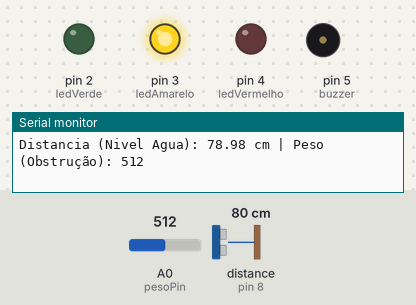
Simulated run of this sketch. Board: Arduino Uno, built with avr-gcc and run on an emulated ATmega328P. Shown: output pins drawn as LEDs (lit = HIGH), buzzer (waves = sounding, pin HIGH), the last lines printed to the serial monitor. Wiring (inferred from the names in the program): ultrasonic range finder: trigger pin 9; echo pin 8. The test bench sets the inputs (shaded band); at power-on: distance to the obstacle (sensor on pin 8) 80 cm, A0 (pesoPin) = 512. The echo pulse lasts 58.3 µs per cm; pins used as bus, display or sensor lines are not drawn.

Above: at 1.8 s.
1.9 s: distance to the obstacle (sensor on pin 8) set to 7 cm
3.4 s: distance to the obstacle (sensor on pin 8) set to 4 cm
At 4.8 s:
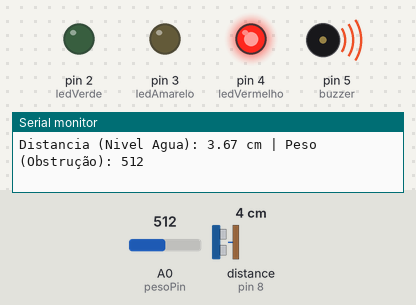
5.5 s: distance to the obstacle (sensor on pin 8) set to 9 cm
At 6.5 s:
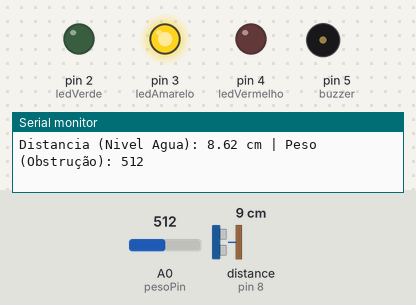
7.5 s: distance to the obstacle (sensor on pin 8) set to 2 cm
At 9.3 s:
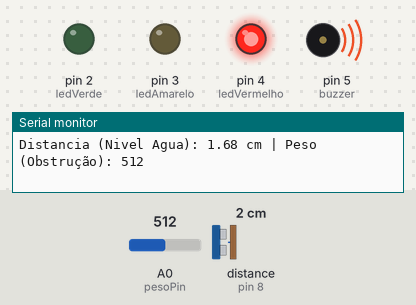
Timing chart, 0 to 10.5 s (numbered marks = the images above; inputs shaded):
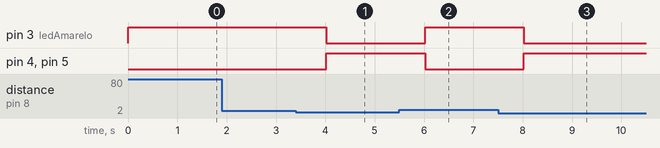

The sketch:

projetoGS.ino
```cpp
// Equipe:
// Kaike Correa de Sousa - RM 561623
// Kauã Gabriel Moreira e Silva - RM 566043
// Marcielle Janguas Pina Carvalho - RM 561505

// Definição pinos
const int trigPin = 9;
const int echoPin = 8;
const int pesoPin = A0;

const int ledVerde = 2;
const int ledAmarelo = 3;
const int ledVermelho = 4;
const int buzzer = 5;

// Variáveis medição
long duracao;
float distancia;
int peso;

void setup() {
  Serial.begin(9600);

  // Configurar pinos dos sensores
  pinMode(trigPin, OUTPUT);
  pinMode(echoPin, INPUT);
  pinMode(pesoPin, INPUT);

  // Configurar LEDs e buzzer
  pinMode(ledVerde, OUTPUT);
  pinMode(ledAmarelo, OUTPUT);
  pinMode(ledVermelho, OUTPUT);
  pinMode(buzzer, OUTPUT);
}

void loop() {
  // Leitura nível de água
  digitalWrite(trigPin, LOW);
  delayMicroseconds(2);
  digitalWrite(trigPin, HIGH);
  delayMicroseconds(10);
  digitalWrite(trigPin, LOW);

  duracao = pulseIn(echoPin, HIGH);
  distancia = duracao * 0.034 / 2;  // em cm

  // Ler peso
  peso = analogRead(pesoPin); // valor de 0 a 1023

  // Exibir dados no Serial Monitor
  Serial.print("Distancia (Nivel Agua): ");
  Serial.print(distancia);
  Serial.print(" cm | Peso (Obstrução): ");
  Serial.println(peso);

  // Alerta
  if (distancia < 5 || peso > 800) {  // risco crítico
    digitalWrite(ledVerde, LOW);
    digitalWrite(ledAmarelo, LOW);
    digitalWrite(ledVermelho, HIGH);
    digitalWrite(buzzer, HIGH);
  }
  else if (distancia < 10 || peso > 500) { // atenção
    digitalWrite(ledVerde, LOW);
    digitalWrite(ledAmarelo, HIGH);
    digitalWrite(ledVermelho, LOW);
    digitalWrite(buzzer, LOW);
  }
  else {  // normal
    digitalWrite(ledVerde, HIGH);
    digitalWrite(ledAmarelo, LOW);
    digitalWrite(ledVermelho, LOW);
    digitalWrite(buzzer, LOW);
  }

  delay(1000);  // Atualiza a cada segundo
}
```

Measured:
- the behaviour switches between 6 and 5 cm on distance to the obstacle (sensor on pin 8) (found by bisection; images 0 and 1)
- after the input at 3.4 s, pin 3 (ledAmarelo): HIGH → LOW after 0.62 s; pin 4 (ledVermelho), pin 5 (buzzer): LOW → HIGH after 0.62 s
- after the input at 5.5 s, pin 3 (ledAmarelo): LOW → HIGH after 0.52 s; pin 4 (ledVermelho), pin 5 (buzzer): HIGH → LOW after 0.52 s
- after the input at 7.5 s, pin 3 (ledAmarelo): HIGH → LOW after 0.53 s; pin 4 (ledVermelho), pin 5 (buzzer): LOW → HIGH after 0.53 s
